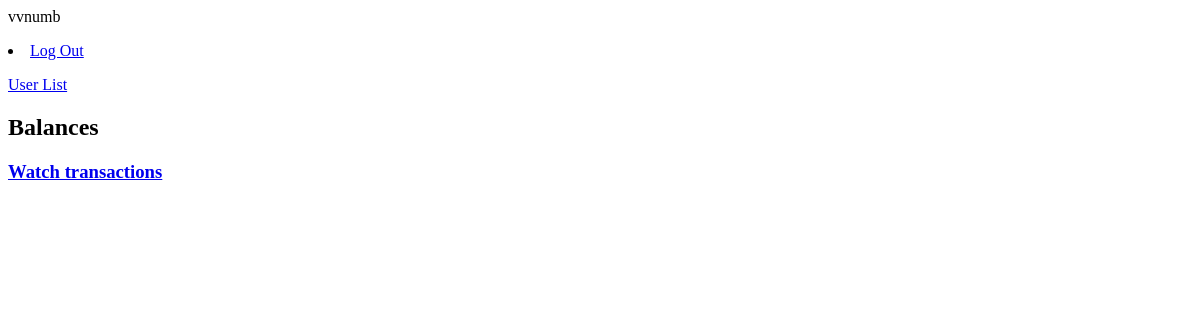
Before: / (signed in) with the older database file.
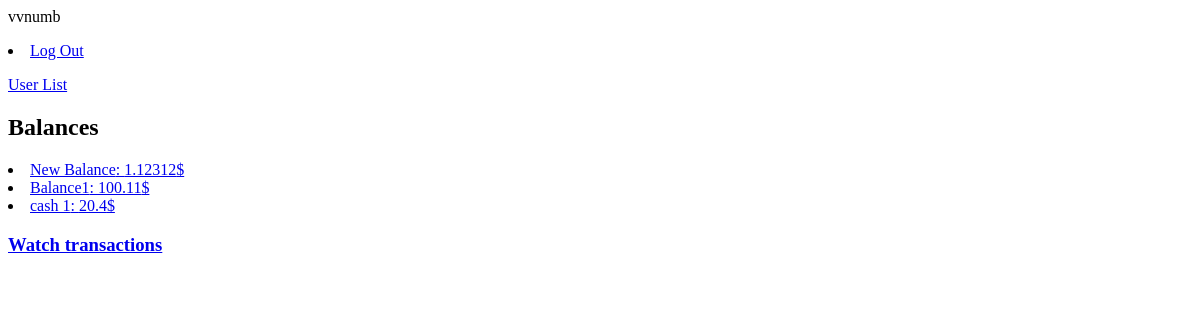
After: the same page with the newer database file.
### main/models.py (models this page shows, shortened)
class Balance(models.Model):
    name = models.CharField(max_length=128, default='New Balance')
    sum = models.FloatField(validators=[MinValueValidator(0)])
    user = models.ForeignKey(settings.AUTH_USER_MODEL, on_delete=models.CASCADE)

### main/views.py (the view)
# urls.py: path('', base, name='base'),
def base(request):
    balances = Balance.objects.filter(user__username=request.user.username)
    return render(request, 'main/base.html', context={
        'current_user': request.user.username,
        'balances': balances
    })

### templates/main/base.html (shortened to what this page needs)
<!DOCTYPE html>
<html lang="en">
<head>
</head>
<body>
{% if current_user %}
    {{current_user}}
    <li><a href="{% url 'logout' %}">Log Out</a></li>
{%else%}
    <li><a href="{% url 'register' %}">Register</a></li>
    <li><a href="{% url 'login' %}">Log In</a></li>
{% endif%}
{% block content %}
    <p><a href="{% url 'user_list' %}">User List</a></p>
    <h2>Balances</h2>
    {%for balance in balances%}
        <li><a href="{% url 'balance_info' balance_pk=balance.pk %}">{{balance.name}}: {{balance.sum}}$</a></li>
    {%endfor%}
<h3><a href="{% url 'transaction_list' %}">Watch transactions</a></h3>
{% endblock %}
</body>
</html>

Changed rows visible on the page:
now on this page (row edited): Balance: name "New Balance", sum "1.12312"
added Balance: name "Balance1", sum "100.11"
added Balance: name "cash 1", sum "20.4"
